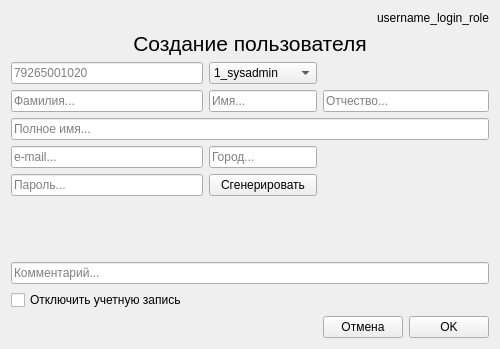
<?xml version="1.0" encoding="UTF-8"?>
<ui version="4.0">
 <class>Create_user</class>
 <widget class="QWidget" name="Create_user">
  <property name="windowModality">
   <enum>Qt::NonModal</enum>
  </property>
  <property name="geometry">
   <rect>
    <x>0</x>
    <y>0</y>
    <width>500</width>
    <height>349</height>
   </rect>
  </property>
  <property name="minimumSize">
   <size>
    <width>500</width>
    <height>300</height>
   </size>
  </property>
  <property name="maximumSize">
   <size>
    <width>1000</width>
    <height>500</height>
   </size>
  </property>
  <property name="windowTitle">
   <string>Event</string>
  </property>
  <layout class="QGridLayout" name="gridLayout">
   <item row="11" column="0" colspan="2">
    <widget class="QCheckBox" name="checkBox_disabled_user">
     <property name="text">
      <string>Отключить учетную запись</string>
     </property>
    </widget>
   </item>
   <item row="4" column="0">
    <widget class="QLineEdit" name="lineEdit_phone_number">
     <property name="placeholderText">
      <string>79265001020</string>
     </property>
    </widget>
   </item>
   <item row="4" column="1" colspan="2">
    <widget class="QComboBox" name="comboBox_select_role">
     <item>
      <property name="text">
       <string>1_sysadmin</string>
      </property>
     </item>
     <item>
      <property name="text">
       <string>2_admin</string>
      </property>
     </item>
     <item>
      <property name="text">
       <string>3_inspector</string>
      </property>
     </item>
     <item>
      <property name="text">
       <string>4_participant</string>
      </property>
     </item>
    </widget>
   </item>
   <item row="5" column="0">
    <widget class="QLineEdit" name="lineEdit_second_name">
     <property name="placeholderText">
      <string>Фамилия...</string>
     </property>
    </widget>
   </item>
   <item row="10" column="0" colspan="5">
    <widget class="QLineEdit" name="lineEdit_comment">
     <property name="placeholderText">
      <string>Комментарий...</string>
     </property>
    </widget>
   </item>
   <item row="12" column="3">
    <widget class="QPushButton" name="pushButton_cancel">
     <property name="text">
      <string>Отмена</string>
     </property>
    </widget>
   </item>
   <item row="8" column="0">
    <widget class="QLineEdit" name="lineEdit_password">
     <property name="placeholderText">
      <string>Пароль...</string>
     </property>
    </widget>
   </item>
   <item row="7" column="1" colspan="2">
    <widget class="QLineEdit" name="lineEdit_city">
     <property name="placeholderText">
      <string>Город...</string>
     </property>
    </widget>
   </item>
   <item row="6" column="0" colspan="5">
    <widget class="QLineEdit" name="lineEdit_full_name">
     <property name="placeholderText">
      <string>Полное имя...</string>
     </property>
    </widget>
   </item>
   <item row="5" column="1" colspan="2">
    <widget class="QLineEdit" name="lineEdit_first_name">
     <property name="placeholderText">
      <string>Имя...</string>
     </property>
    </widget>
   </item>
   <item row="0" column="1" colspan="4">
    <widget class="QLabel" name="label_username_login_role">
     <property name="text">
      <string>username_login_role</string>
     </property>
     <property name="alignment">
      <set>Qt::AlignRight|Qt::AlignTrailing|Qt::AlignVCenter</set>
     </property>
    </widget>
   </item>
   <item row="8" column="1" colspan="2">
    <widget class="QPushButton" name="pushButton_generate">
     <property name="text">
      <string>Сгенерировать</string>
     </property>
    </widget>
   </item>
   <item row="12" column="4">
    <widget class="QPushButton" name="pushButton_ok">
     <property name="text">
      <string>OK</string>
     </property>
    </widget>
   </item>
   <item row="7" column="0">
    <widget class="QLineEdit" name="lineEdit_email">
     <property name="placeholderText">
      <string>e-mail...</string>
     </property>
    </widget>
   </item>
   <item row="1" column="0" colspan="5">
    <widget class="QLabel" name="label_create_new_user">
     <property name="font">
      <font>
       <pointsize>16</pointsize>
      </font>
     </property>
     <property name="text">
      <string>Создание пользователя</string>
     </property>
     <property name="alignment">
      <set>Qt::AlignCenter</set>
     </property>
    </widget>
   </item>
   <item row="5" column="3" colspan="2">
    <widget class="QLineEdit" name="lineEdit_last_name">
     <property name="placeholderText">
      <string>Отчество...</string>
     </property>
    </widget>
   </item>
   <item row="9" column="0">
    <spacer name="verticalSpacer">
     <property name="orientation">
      <enum>Qt::Vertical</enum>
     </property>
     <property name="sizeHint" stdset="0">
      <size>
       <width>20</width>
       <height>40</height>
      </size>
     </property>
    </spacer>
   </item>
  </layout>
 </widget>
 <tabstops>
  <tabstop>lineEdit_phone_number</tabstop>
  <tabstop>comboBox_select_role</tabstop>
  <tabstop>lineEdit_second_name</tabstop>
  <tabstop>lineEdit_first_name</tabstop>
  <tabstop>lineEdit_last_name</tabstop>
  <tabstop>lineEdit_full_name</tabstop>
  <tabstop>lineEdit_email</tabstop>
  <tabstop>lineEdit_city</tabstop>
  <tabstop>lineEdit_password</tabstop>
  <tabstop>pushButton_generate</tabstop>
  <tabstop>lineEdit_comment</tabstop>
  <tabstop>checkBox_disabled_user</tabstop>
  <tabstop>pushButton_cancel</tabstop>
  <tabstop>pushButton_ok</tabstop>
 </tabstops>
 <resources/>
 <connections>
  <connection>
   <sender>pushButton_generate</sender>
   <signal>clicked()</signal>
   <receiver>lineEdit_password</receiver>
   <slot>selectAll()</slot>
   <hints>
    <hint type="sourcelabel">
     <x>215</x>
     <y>202</y>
    </hint>
    <hint type="destinationlabel">
     <x>75</x>
     <y>202</y>
    </hint>
   </hints>
  </connection>
  <connection>
   <sender>pushButton_ok</sender>
   <signal>clicked()</signal>
   <receiver>Create_user</receiver>
   <slot>show()</slot>
   <hints>
    <hint type="sourcelabel">
     <x>374</x>
     <y>272</y>
    </hint>
    <hint type="destinationlabel">
     <x>215</x>
     <y>149</y>
    </hint>
   </hints>
  </connection>
  <connection>
   <sender>pushButton_cancel</sender>
   <signal>clicked()</signal>
   <receiver>Create_user</receiver>
   <slot>close()</slot>
   <hints>
    <hint type="sourcelabel">
     <x>274</x>
     <y>272</y>
    </hint>
    <hint type="destinationlabel">
     <x>215</x>
     <y>149</y>
    </hint>
   </hints>
  </connection>
  <connection>
   <sender>checkBox_disabled_user</sender>
   <signal>stateChanged(int)</signal>
   <receiver>Create_user</receiver>
   <slot>show()</slot>
   <hints>
    <hint type="sourcelabel">
     <x>120</x>
     <y>311</y>
    </hint>
    <hint type="destinationlabel">
     <x>215</x>
     <y>183</y>
    </hint>
   </hints>
  </connection>
 </connections>
</ui>
